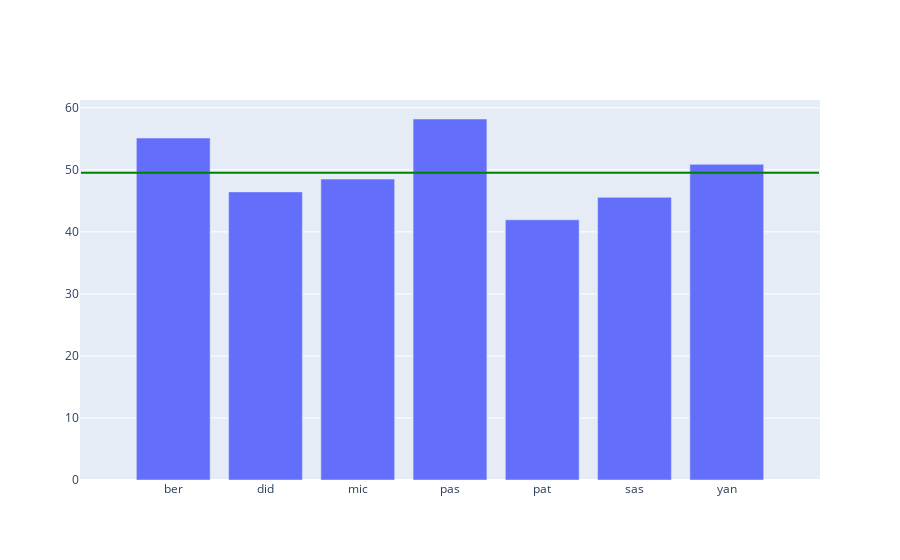

Here is the notebook cell this chart was saved with:
### Code cell
fig = go.Figure()
fig.add_trace(go.Bar(x=df.columns, y=df.mean().round(2)))
fig.add_shape(type='line', x0=-1, y0=df.values.mean(), x1=7, y1=df.values.mean(), line=dict(color='green'))
fig.show()

### Figure 1 — Plotly figure (JSON) as saved in the notebook; plotly's stock layout.template omitted (floating-point values rounded to 4 significant figures)
{"data": [{"type": "bar", "x": ["ber", "did", "mic", "pas", "pat", "sas", "yan"], "y": [55.12, 46.44, 48.5, 58.19, 41.94, 45.56, 50.88]}], "layout": {"shapes": [{"line": {"color": "green"}, "type": "line", "x0": -1, "x1": 7, "y0": 49.52, "y1": 49.52}]}}
